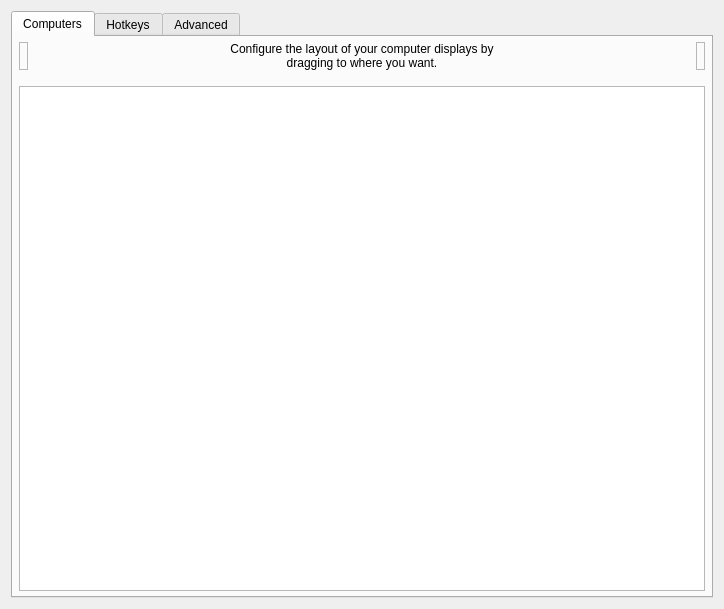
<?xml version="1.0" encoding="UTF-8"?>
<ui version="4.0">
 <class>ServerConfigDialog</class>
 <widget class="QDialog" name="ServerConfigDialog">
  <property name="geometry">
   <rect>
    <x>0</x>
    <y>0</y>
    <width>724</width>
    <height>609</height>
   </rect>
  </property>
  <property name="minimumSize">
   <size>
    <width>0</width>
    <height>0</height>
   </size>
  </property>
  <property name="windowTitle">
   <string>Server Configuration</string>
  </property>
  <layout class="QVBoxLayout" name="verticalLayout_3">
   <item>
    <widget class="QTabWidget" name="tabWidget">
     <widget class="QWidget" name="tabComputers">
      <attribute name="title">
       <string>Computers</string>
      </attribute>
      <layout class="QVBoxLayout">
       <property name="leftMargin">
        <number>6</number>
       </property>
       <property name="topMargin">
        <number>5</number>
       </property>
       <property name="rightMargin">
        <number>6</number>
       </property>
       <property name="bottomMargin">
        <number>5</number>
       </property>
       <item>
        <layout class="QHBoxLayout" name="layoutComputers">
         <property name="spacing">
          <number>6</number>
         </property>
         <item>
          <widget class="RemoveComputerWidget" name="lblRemoveComputer">
           <property name="acceptDrops">
            <bool>true</bool>
           </property>
           <property name="toolTip">
            <string>Drag a computer from the grid to the trashcan to remove it.</string>
           </property>
           <property name="frameShape">
            <enum>QFrame::Shape::StyledPanel</enum>
           </property>
           <property name="frameShadow">
            <enum>QFrame::Shadow::Raised</enum>
           </property>
          </widget>
         </item>
         <item>
          <spacer name="horizontalSpacer_21">
           <property name="orientation">
            <enum>Qt::Orientation::Horizontal</enum>
           </property>
           <property name="sizeHint" stdset="0">
            <size>
             <width>40</width>
             <height>20</height>
            </size>
           </property>
          </spacer>
         </item>
         <item>
          <widget class="QLabel" name="label_2">
           <property name="sizePolicy">
            <sizepolicy hsizetype="Preferred" vsizetype="Preferred">
             <horstretch>1</horstretch>
             <verstretch>0</verstretch>
            </sizepolicy>
           </property>
           <property name="maximumSize">
            <size>
             <width>310</width>
             <height>16777215</height>
            </size>
           </property>
           <property name="text">
            <string>Configure the layout of your computer displays by dragging to where you want.</string>
           </property>
           <property name="alignment">
            <set>Qt::AlignmentFlag::AlignCenter</set>
           </property>
           <property name="wordWrap">
            <bool>true</bool>
           </property>
           <property name="indent">
            <number>-1</number>
           </property>
          </widget>
         </item>
         <item>
          <spacer name="horizontalSpacer_22">
           <property name="orientation">
            <enum>Qt::Orientation::Horizontal</enum>
           </property>
           <property name="sizeHint" stdset="0">
            <size>
             <width>40</width>
             <height>20</height>
            </size>
           </property>
          </spacer>
         </item>
         <item>
          <widget class="NewComputerWidget" name="lblNewComputer">
           <property name="toolTip">
            <string>Drag to the grid to add a new computer.</string>
           </property>
           <property name="frameShape">
            <enum>QFrame::Shape::StyledPanel</enum>
           </property>
           <property name="frameShadow">
            <enum>QFrame::Shadow::Raised</enum>
           </property>
          </widget>
         </item>
        </layout>
       </item>
       <item>
        <spacer name="verticalSpacer">
         <property name="orientation">
          <enum>Qt::Orientation::Vertical</enum>
         </property>
         <property name="sizeType">
          <enum>QSizePolicy::Policy::Fixed</enum>
         </property>
         <property name="sizeHint" stdset="0">
          <size>
           <width>20</width>
           <height>10</height>
          </size>
         </property>
        </spacer>
       </item>
       <item>
        <widget class="ComputerSetupView" name="computerSetupView">
         <property name="sizePolicy">
          <sizepolicy hsizetype="MinimumExpanding" vsizetype="Expanding">
           <horstretch>0</horstretch>
           <verstretch>0</verstretch>
          </sizepolicy>
         </property>
         <property name="acceptDrops">
          <bool>true</bool>
         </property>
         <property name="autoFillBackground">
          <bool>false</bool>
         </property>
        </widget>
       </item>
      </layout>
     </widget>
     <widget class="QWidget" name="tabHotkeys">
      <attribute name="title">
       <string>Hotkeys</string>
      </attribute>
      <layout class="QHBoxLayout" name="_2">
       <item>
        <widget class="QGroupBox" name="groupHotkeys">
         <property name="title">
          <string>&amp;Hotkeys</string>
         </property>
         <layout class="QGridLayout" name="_3">
          <item row="0" column="0" rowspan="4">
           <widget class="QListWidget" name="listHotkeys"/>
          </item>
          <item row="0" column="1">
           <widget class="QPushButton" name="btnNewHotkey">
            <property name="enabled">
             <bool>true</bool>
            </property>
            <property name="text">
             <string>&amp;New</string>
            </property>
            <property name="icon">
             <iconset theme="QIcon::ThemeIcon::ListAdd"/>
            </property>
           </widget>
          </item>
          <item row="1" column="1">
           <widget class="QPushButton" name="btnEditHotkey">
            <property name="enabled">
             <bool>false</bool>
            </property>
            <property name="text">
             <string>&amp;Edit</string>
            </property>
            <property name="icon">
             <iconset theme="document-edit"/>
            </property>
           </widget>
          </item>
          <item row="2" column="1">
           <widget class="QPushButton" name="btnRemoveHotkey">
            <property name="enabled">
             <bool>false</bool>
            </property>
            <property name="text">
             <string>&amp;Remove</string>
            </property>
            <property name="icon">
             <iconset theme="QIcon::ThemeIcon::ListRemove"/>
            </property>
           </widget>
          </item>
          <item row="3" column="1">
           <spacer name="hotkeySpacer">
            <property name="orientation">
             <enum>Qt::Orientation::Vertical</enum>
            </property>
            <property name="sizeHint" stdset="0">
             <size>
              <width>75</width>
              <height>161</height>
             </size>
            </property>
           </spacer>
          </item>
         </layout>
        </widget>
       </item>
       <item>
        <widget class="QGroupBox" name="groupActions">
         <property name="font">
          <font>
           <kerning>true</kerning>
          </font>
         </property>
         <property name="title">
          <string>A&amp;ctions</string>
         </property>
         <layout class="QGridLayout">
          <item row="0" column="0" rowspan="4">
           <widget class="QListWidget" name="listActions"/>
          </item>
          <item row="0" column="1">
           <widget class="QPushButton" name="btnNewAction">
            <property name="enabled">
             <bool>false</bool>
            </property>
            <property name="text">
             <string>Ne&amp;w</string>
            </property>
            <property name="icon">
             <iconset theme="QIcon::ThemeIcon::ListAdd"/>
            </property>
           </widget>
          </item>
          <item row="1" column="1">
           <widget class="QPushButton" name="btnEditAction">
            <property name="enabled">
             <bool>false</bool>
            </property>
            <property name="text">
             <string>E&amp;dit</string>
            </property>
            <property name="icon">
             <iconset theme="document-edit"/>
            </property>
           </widget>
          </item>
          <item row="2" column="1">
           <widget class="QPushButton" name="btnRemoveAction">
            <property name="enabled">
             <bool>false</bool>
            </property>
            <property name="text">
             <string>Re&amp;move</string>
            </property>
            <property name="icon">
             <iconset theme="QIcon::ThemeIcon::ListRemove"/>
            </property>
           </widget>
          </item>
          <item row="3" column="1">
           <spacer name="actionSpacer">
            <property name="orientation">
             <enum>Qt::Orientation::Vertical</enum>
            </property>
            <property name="sizeHint" stdset="0">
             <size>
              <width>20</width>
              <height>40</height>
             </size>
            </property>
           </spacer>
          </item>
         </layout>
        </widget>
       </item>
      </layout>
     </widget>
     <widget class="QWidget" name="tabAdvanced">
      <attribute name="title">
       <string>Advanced</string>
      </attribute>
      <layout class="QVBoxLayout" name="verticalLayout_2">
       <property name="leftMargin">
        <number>15</number>
       </property>
       <property name="topMargin">
        <number>15</number>
       </property>
       <property name="rightMargin">
        <number>15</number>
       </property>
       <property name="bottomMargin">
        <number>15</number>
       </property>
       <item>
        <widget class="QGroupBox" name="groupMisc">
         <property name="font">
          <font>
           <kerning>false</kerning>
          </font>
         </property>
         <property name="title">
          <string>&amp;Misc</string>
         </property>
         <layout class="QVBoxLayout" name="verticalLayout_4">
          <property name="leftMargin">
           <number>6</number>
          </property>
          <property name="topMargin">
           <number>6</number>
          </property>
          <property name="rightMargin">
           <number>6</number>
          </property>
          <property name="bottomMargin">
           <number>6</number>
          </property>
          <item>
           <widget class="QCheckBox" name="cbDisableLockToComputer">
            <property name="text">
             <string>Disable lock to computer (scroll lock key)</string>
            </property>
           </widget>
          </item>
          <item>
           <widget class="QCheckBox" name="cbDefaultLockToComputerState">
            <property name="text">
             <string>Enable lock to computer at startup</string>
            </property>
           </widget>
          </item>
          <item>
           <widget class="QCheckBox" name="cbRelativeMouseMoves">
            <property name="enabled">
             <bool>true</bool>
            </property>
            <property name="text">
             <string>Use &amp;relative mouse movements</string>
            </property>
           </widget>
          </item>
          <item>
           <widget class="QCheckBox" name="cbWin32KeepForeground">
            <property name="enabled">
             <bool>true</bool>
            </property>
            <property name="text">
             <string>Don't take &amp;foreground window (Windows only)</string>
            </property>
           </widget>
          </item>
          <item>
           <layout class="QHBoxLayout" name="layoutClipboard">
            <item>
             <widget class="QCheckBox" name="cbEnableClipboard">
              <property name="sizePolicy">
               <sizepolicy hsizetype="Minimum" vsizetype="Preferred">
                <horstretch>0</horstretch>
                <verstretch>0</verstretch>
               </sizepolicy>
              </property>
              <property name="text">
               <string>Enable clipboard sharing</string>
              </property>
              <property name="checked">
               <bool>true</bool>
              </property>
             </widget>
            </item>
            <item>
             <spacer name="horizontalSpacer">
              <property name="orientation">
               <enum>Qt::Orientation::Horizontal</enum>
              </property>
              <property name="sizeHint" stdset="0">
               <size>
                <width>40</width>
                <height>20</height>
               </size>
              </property>
             </spacer>
            </item>
            <item>
             <widget class="QLabel" name="label_7">
              <property name="text">
               <string>Limit to:</string>
              </property>
             </widget>
            </item>
            <item>
             <widget class="QSpinBox" name="sbClipboardSizeLimit">
              <property name="enabled">
               <bool>false</bool>
              </property>
              <property name="sizePolicy">
               <sizepolicy hsizetype="Maximum" vsizetype="Fixed">
                <horstretch>0</horstretch>
                <verstretch>0</verstretch>
               </sizepolicy>
              </property>
              <property name="suffix">
               <string>MB</string>
              </property>
              <property name="maximum">
               <number>10000</number>
              </property>
              <property name="value">
               <number>3</number>
              </property>
             </widget>
            </item>
            <item>
             <spacer name="horizontalSpacer_3">
              <property name="orientation">
               <enum>Qt::Orientation::Horizontal</enum>
              </property>
              <property name="sizeType">
               <enum>QSizePolicy::Policy::Fixed</enum>
              </property>
              <property name="sizeHint" stdset="0">
               <size>
                <width>50</width>
                <height>20</height>
               </size>
              </property>
             </spacer>
            </item>
           </layout>
          </item>
          <item>
           <widget class="QCheckBox" name="cbEnableFileSharing">
            <property name="toolTip">
             <string>Files copied on one computer can be pasted on another, they are sent when they are pasted.</string>
            </property>
            <property name="text">
             <string>Share copied files through the clipboard</string>
            </property>
            <property name="checked">
             <bool>true</bool>
            </property>
           </widget>
          </item>
         </layout>
        </widget>
       </item>
       <item>
        <widget class="QGroupBox" name="groupSwitch">
         <property name="font">
          <font>
           <kerning>true</kerning>
          </font>
         </property>
         <property name="title">
          <string>&amp;Switching</string>
         </property>
         <layout class="QVBoxLayout">
          <property name="spacing">
           <number>6</number>
          </property>
          <property name="leftMargin">
           <number>6</number>
          </property>
          <property name="topMargin">
           <number>6</number>
          </property>
          <property name="rightMargin">
           <number>6</number>
          </property>
          <property name="bottomMargin">
           <number>6</number>
          </property>
          <item>
           <layout class="QHBoxLayout" name="_5">
            <item>
             <widget class="QCheckBox" name="cbSwitchDelay">
              <property name="enabled">
               <bool>true</bool>
              </property>
              <property name="text">
               <string>Switch &amp;after waiting</string>
              </property>
             </widget>
            </item>
            <item>
             <spacer name="spacerSwitchWait">
              <property name="orientation">
               <enum>Qt::Orientation::Horizontal</enum>
              </property>
              <property name="sizeHint" stdset="0">
               <size>
                <width>40</width>
                <height>20</height>
               </size>
              </property>
             </spacer>
            </item>
            <item>
             <widget class="QSpinBox" name="sbSwitchDelay">
              <property name="enabled">
               <bool>false</bool>
              </property>
              <property name="sizePolicy">
               <sizepolicy hsizetype="Maximum" vsizetype="Fixed">
                <horstretch>0</horstretch>
                <verstretch>0</verstretch>
               </sizepolicy>
              </property>
              <property name="suffix">
               <string>ms</string>
              </property>
              <property name="minimum">
               <number>10</number>
              </property>
              <property name="maximum">
               <number>10000</number>
              </property>
              <property name="singleStep">
               <number>10</number>
              </property>
              <property name="value">
               <number>250</number>
              </property>
             </widget>
            </item>
            <item>
             <spacer name="spacerSwitchWait_2">
              <property name="orientation">
               <enum>Qt::Orientation::Horizontal</enum>
              </property>
              <property name="sizeType">
               <enum>QSizePolicy::Policy::Fixed</enum>
              </property>
              <property name="sizeHint" stdset="0">
               <size>
                <width>50</width>
                <height>20</height>
               </size>
              </property>
             </spacer>
            </item>
           </layout>
          </item>
          <item>
           <layout class="QHBoxLayout" name="_6">
            <item>
             <widget class="QCheckBox" name="cbSwitchDoubleTap">
              <property name="enabled">
               <bool>true</bool>
              </property>
              <property name="text">
               <string>Switch on double &amp;tap within</string>
              </property>
             </widget>
            </item>
            <item>
             <spacer name="spacerDoubleTap">
              <property name="orientation">
               <enum>Qt::Orientation::Horizontal</enum>
              </property>
              <property name="sizeHint" stdset="0">
               <size>
                <width>40</width>
                <height>20</height>
               </size>
              </property>
             </spacer>
            </item>
            <item>
             <widget class="QSpinBox" name="sbSwitchDoubleTap">
              <property name="enabled">
               <bool>false</bool>
              </property>
              <property name="sizePolicy">
               <sizepolicy hsizetype="Maximum" vsizetype="Fixed">
                <horstretch>0</horstretch>
                <verstretch>0</verstretch>
               </sizepolicy>
              </property>
              <property name="suffix">
               <string>ms</string>
              </property>
              <property name="minimum">
               <number>10</number>
              </property>
              <property name="maximum">
               <number>10000</number>
              </property>
              <property name="singleStep">
               <number>10</number>
              </property>
              <property name="value">
               <number>250</number>
              </property>
             </widget>
            </item>
            <item>
             <spacer name="spacerDoubleTap_2">
              <property name="orientation">
               <enum>Qt::Orientation::Horizontal</enum>
              </property>
              <property name="sizeType">
               <enum>QSizePolicy::Policy::Fixed</enum>
              </property>
              <property name="sizeHint" stdset="0">
               <size>
                <width>50</width>
                <height>20</height>
               </size>
              </property>
             </spacer>
            </item>
           </layout>
          </item>
         </layout>
        </widget>
       </item>
       <item>
        <widget class="QGroupBox" name="groupNetwork">
         <property name="title">
          <string>&amp;Network</string>
         </property>
         <layout class="QVBoxLayout" name="verticalLayout_5">
          <property name="leftMargin">
           <number>6</number>
          </property>
          <property name="topMargin">
           <number>6</number>
          </property>
          <property name="rightMargin">
           <number>6</number>
          </property>
          <property name="bottomMargin">
           <number>6</number>
          </property>
          <item>
           <widget class="QWidget" name="widgetHeartbeat" native="true">
            <layout class="QHBoxLayout" name="groupHeartbeat">
             <property name="spacing">
              <number>9</number>
             </property>
             <property name="leftMargin">
              <number>1</number>
             </property>
             <item>
              <widget class="QCheckBox" name="cbHeartbeat">
               <property name="enabled">
                <bool>true</bool>
               </property>
               <property name="whatsThis">
                <string>&lt;html&gt;&lt;head/&gt;&lt;body&gt;&lt;p&gt;Enables the network heartbeat to ping clients every &lt;span style=&quot; font-style:italic;&quot;&gt;n&lt;/span&gt; seconds. This may help to diagnose network problems by retrying the connection if the client becomes unresponsive.&lt;/p&gt;&lt;/body&gt;&lt;/html&gt;</string>
               </property>
               <property name="text">
                <string>&amp;Check clients every</string>
               </property>
              </widget>
             </item>
             <item>
              <spacer name="spacerNetwork">
               <property name="orientation">
                <enum>Qt::Orientation::Horizontal</enum>
               </property>
               <property name="sizeHint" stdset="0">
                <size>
                 <width>40</width>
                 <height>20</height>
                </size>
               </property>
              </spacer>
             </item>
             <item>
              <widget class="QSpinBox" name="sbHeartbeat">
               <property name="enabled">
                <bool>false</bool>
               </property>
               <property name="sizePolicy">
                <sizepolicy hsizetype="Maximum" vsizetype="Fixed">
                 <horstretch>0</horstretch>
                 <verstretch>0</verstretch>
                </sizepolicy>
               </property>
               <property name="suffix">
                <string>ms</string>
               </property>
               <property name="minimum">
                <number>1000</number>
               </property>
               <property name="maximum">
                <number>30000</number>
               </property>
               <property name="singleStep">
                <number>1000</number>
               </property>
               <property name="value">
                <number>5000</number>
               </property>
              </widget>
             </item>
             <item>
              <spacer name="spacerNetwork_2">
               <property name="orientation">
                <enum>Qt::Orientation::Horizontal</enum>
               </property>
               <property name="sizeType">
                <enum>QSizePolicy::Policy::Fixed</enum>
               </property>
               <property name="sizeHint" stdset="0">
                <size>
                 <width>50</width>
                 <height>20</height>
                </size>
               </property>
              </spacer>
             </item>
            </layout>
           </widget>
          </item>
          <item>
           <layout class="QHBoxLayout" name="horizontalLayout_5">
            <item>
             <widget class="QLabel" name="labelProtocol">
              <property name="whatsThis">
               <string>&lt;html&gt;&lt;head/&gt;&lt;body&gt;&lt;p&gt;Enables compatibility with programs that use either the Synergy or Barrier protocols:&lt;/p&gt;&lt;ul style=&quot;margin-top: 0px; margin-bottom: 0px; margin-left: 0px; margin-right: 0px; -qt-list-indent: 1;&quot;&gt;&lt;li style=&quot; margin-top:12px; margin-bottom:0px; margin-left:0px; margin-right:0px; -qt-block-indent:0; text-indent:0px;&quot;&gt;Synergy 3 uses the Synergy protocol.&lt;/li&gt;&lt;li style=&quot; margin-top:0px; margin-bottom:12px; margin-left:0px; margin-right:0px; -qt-block-indent:0; text-indent:0px;&quot;&gt;Barrier, Input-Leap and Synergy 1 uses the Barrier protocol.&lt;/li&gt;&lt;/ul&gt;&lt;p&gt;A Deskflow client will automatically use either the Synergy or Barrier protocol depending on the server protocol.&lt;/p&gt;&lt;/body&gt;&lt;/html&gt;</string>
              </property>
              <property name="text">
               <string>Network protocol</string>
              </property>
             </widget>
            </item>
            <item>
             <widget class="QRadioButton" name="rbProtocolSynergy">
              <property name="text">
               <string notr="true">Synergy</string>
              </property>
              <property name="checked">
               <bool>true</bool>
              </property>
             </widget>
            </item>
            <item>
             <widget class="QRadioButton" name="rbProtocolBarrier">
              <property name="text">
               <string notr="true">Barrier</string>
              </property>
             </widget>
            </item>
           </layout>
          </item>
         </layout>
        </widget>
       </item>
       <item>
        <widget class="QGroupBox" name="groupExternalConfig">
         <property name="toolTip">
          <string>Use a server config file to create complex computer layouts that are not possible with the simple grid-based computer layout editor.

Enabling this setting will disable the server config GUI.</string>
         </property>
         <property name="title">
          <string>Use a server config file</string>
         </property>
         <property name="checkable">
          <bool>true</bool>
         </property>
         <layout class="QHBoxLayout" name="horizontalLayout">
          <item>
           <widget class="QWidget" name="widgetExternalConfigControls" native="true">
            <property name="enabled">
             <bool>false</bool>
            </property>
            <layout class="QHBoxLayout" name="horizontalLayout_2">
             <property name="leftMargin">
              <number>0</number>
             </property>
             <property name="topMargin">
              <number>0</number>
             </property>
             <property name="rightMargin">
              <number>0</number>
             </property>
             <property name="bottomMargin">
              <number>0</number>
             </property>
             <item>
              <widget class="QLabel" name="labelConfigFile">
               <property name="sizePolicy">
                <sizepolicy hsizetype="Maximum" vsizetype="Preferred">
                 <horstretch>0</horstretch>
                 <verstretch>0</verstretch>
                </sizepolicy>
               </property>
               <property name="minimumSize">
                <size>
                 <width>96</width>
                 <height>0</height>
                </size>
               </property>
               <property name="text">
                <string>Config file path</string>
               </property>
              </widget>
             </item>
             <item>
              <spacer name="horizontalSpacer_6">
               <property name="orientation">
                <enum>Qt::Orientation::Horizontal</enum>
               </property>
               <property name="sizeType">
                <enum>QSizePolicy::Policy::Fixed</enum>
               </property>
               <property name="sizeHint" stdset="0">
                <size>
                 <width>13</width>
                 <height>20</height>
                </size>
               </property>
              </spacer>
             </item>
             <item>
              <widget class="QLineEdit" name="lineConfigFile">
               <property name="sizePolicy">
                <sizepolicy hsizetype="Minimum" vsizetype="Fixed">
                 <horstretch>0</horstretch>
                 <verstretch>0</verstretch>
                </sizepolicy>
               </property>
               <property name="minimumSize">
                <size>
                 <width>180</width>
                 <height>0</height>
                </size>
               </property>
              </widget>
             </item>
             <item>
              <widget class="QPushButton" name="btnBrowseConfigFile">
               <property name="sizePolicy">
                <sizepolicy hsizetype="Fixed" vsizetype="Fixed">
                 <horstretch>0</horstretch>
                 <verstretch>0</verstretch>
                </sizepolicy>
               </property>
               <property name="minimumSize">
                <size>
                 <width>0</width>
                 <height>0</height>
                </size>
               </property>
               <property name="cursor">
                <cursorShape>PointingHandCursor</cursorShape>
               </property>
               <property name="text">
                <string/>
               </property>
               <property name="flat">
                <bool>true</bool>
               </property>
              </widget>
             </item>
            </layout>
           </widget>
          </item>
         </layout>
        </widget>
       </item>
      </layout>
     </widget>
    </widget>
   </item>
  </layout>
 </widget>
 <customwidgets>
  <customwidget>
   <class>ComputerSetupView</class>
   <extends>QTableView</extends>
   <header>widgets/ComputerSetupView.h</header>
   <container>1</container>
  </customwidget>
  <customwidget>
   <class>RemoveComputerWidget</class>
   <extends>QLabel</extends>
   <header>widgets/RemoveComputerWidget.h</header>
  </customwidget>
  <customwidget>
   <class>NewComputerWidget</class>
   <extends>QLabel</extends>
   <header>widgets/NewComputerWidget.h</header>
  </customwidget>
 </customwidgets>
 <tabstops>
  <tabstop>computerSetupView</tabstop>
  <tabstop>listHotkeys</tabstop>
  <tabstop>btnNewHotkey</tabstop>
  <tabstop>btnEditHotkey</tabstop>
  <tabstop>btnRemoveHotkey</tabstop>
  <tabstop>listActions</tabstop>
  <tabstop>btnNewAction</tabstop>
  <tabstop>btnEditAction</tabstop>
  <tabstop>btnRemoveAction</tabstop>
  <tabstop>cbSwitchDelay</tabstop>
  <tabstop>sbSwitchDelay</tabstop>
  <tabstop>cbSwitchDoubleTap</tabstop>
  <tabstop>sbSwitchDoubleTap</tabstop>
  <tabstop>cbEnableClipboard</tabstop>
  <tabstop>sbClipboardSizeLimit</tabstop>
  <tabstop>cbEnableFileSharing</tabstop>
  <tabstop>cbHeartbeat</tabstop>
  <tabstop>sbHeartbeat</tabstop>
  <tabstop>cbRelativeMouseMoves</tabstop>
  <tabstop>tabWidget</tabstop>
 </tabstops>
 <resources/>
 <connections/>
</ui>
